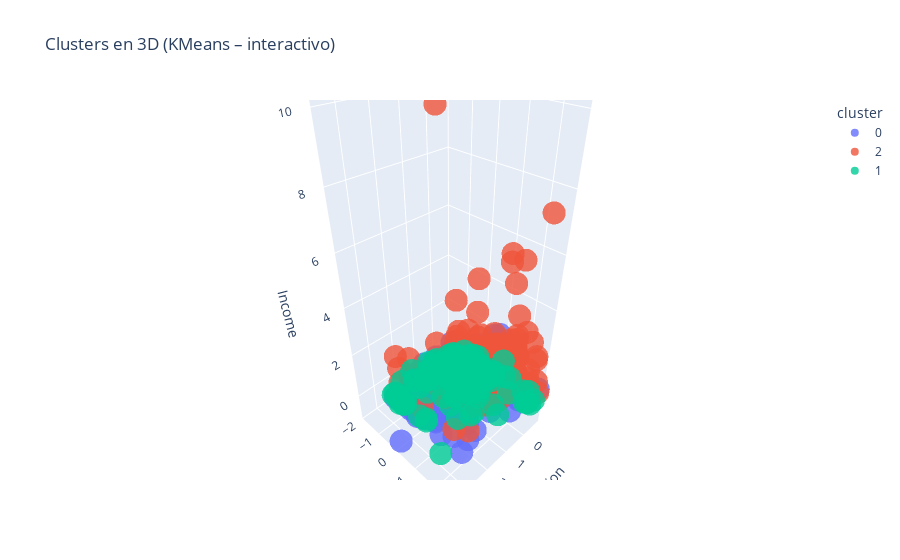

The cell this chart's notebook holds for it:
### Code cell
import pandas as pd
import plotly.express as px

# Convertimos X (array) en DataFrame con nombres de columnas
df_plot = pd.DataFrame(
    X[:, [1, 0, 3]],               # mismas columnas que usabas en matplotlib
    columns=["Education", "Age", "Income"]
)

# Añadimos las etiquetas de cluster
df_plot["cluster"] = labels.astype(str)

# Gráfico 3D interactivo
fig = px.scatter_3d(
    df_plot,
    x="Education",
    y="Age",
    z="Income",
    color="cluster",
    opacity=0.8,
    title="Clusters en 3D (KMeans – interactivo)"
)

fig.show()

### Figure 1 — Plotly figure (JSON) as saved in the notebook; plotly's stock layout.template omitted (floating-point values rounded to 4 significant figures; data arrays with more than 128 entries replaced by an {"elided": "..."} marker saying what was removed)
{"data": [{"hovertemplate": "cluster=0<br>Education=%{x}<br>Age=%{y}<br>Income=%{z}<extra></extra>", "legendgroup": "0", "marker": {"color": "#636efa", "opacity": 0.8, "symbol": "circle"}, "mode": "markers", "name": "0", "scene": "scene", "showlegend": true, "type": "scatter3d", "x": {"elided": "529 float values"}, "y": {"elided": "529 float values"}, "z": {"elided": "529 float values"}}, {"hovertemplate": "cluster=2<br>Education=%{x}<br>Age=%{y}<br>Income=%{z}<extra></extra>", "legendgroup": "2", "marker": {"color": "#EF553B", "opacity": 0.8, "symbol": "circle"}, "mode": "markers", "name": "2", "scene": "scene", "showlegend": true, "type": "scatter3d", "x": {"elided": "147 float values"}, "y": {"elided": "147 float values"}, "z": {"elided": "147 float values"}}, {"hovertemplate": "cluster=1<br>Education=%{x}<br>Age=%{y}<br>Income=%{z}<extra></extra>", "legendgroup": "1", "marker": {"color": "#00cc96", "opacity": 0.8, "symbol": "circle"}, "mode": "markers", "name": "1", "scene": "scene", "showlegend": true, "type": "scatter3d", "x": {"elided": "174 float values"}, "y": {"elided": "174 float values"}, "z": {"elided": "174 float values"}}], "layout": {"legend": {"title": {"text": "cluster"}, "tracegroupgap": 0}, "scene": {"domain": {"x": [0, 1], "y": [0, 1]}, "xaxis": {"title": {"text": "Education"}}, "yaxis": {"title": {"text": "Age"}}, "zaxis": {"title": {"text": "Income"}}}, "title": {"text": "Clusters en 3D (KMeans – interactivo)"}}}
